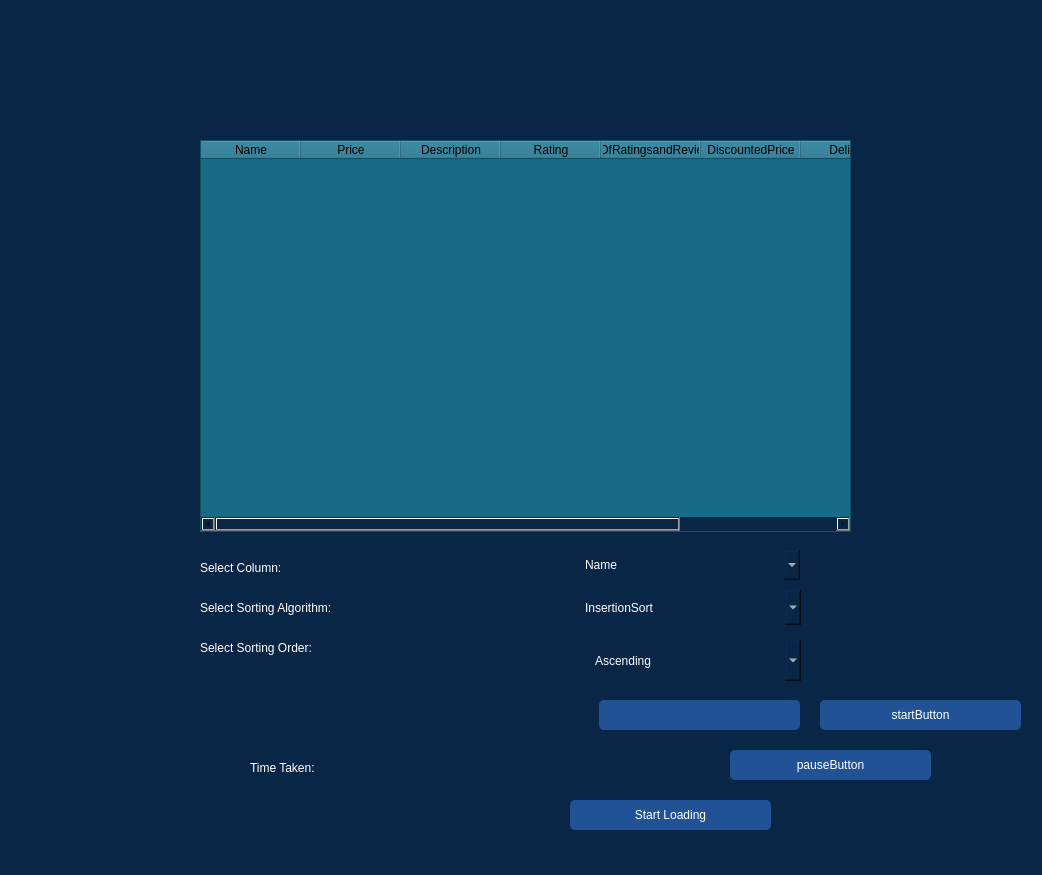
<?xml version="1.0" encoding="UTF-8"?>
<ui version="4.0">
 <class>Form</class>
 <widget class="QWidget" name="Form">
  <property name="geometry">
   <rect>
    <x>0</x>
    <y>0</y>
    <width>1042</width>
    <height>875</height>
   </rect>
  </property>
  <property name="windowTitle">
   <string>Form</string>
  </property>
  <property name="styleSheet">
   <string notr="true">background-color: rgb(10, 38, 71);</string>
  </property>
  <widget class="QTableWidget" name="tableWidget">
   <property name="geometry">
    <rect>
     <x>200</x>
     <y>140</y>
     <width>651</width>
     <height>392</height>
    </rect>
   </property>
   <property name="styleSheet">
    <string notr="true">background-color: rgb(23, 107, 135);
color: rgb(0, 0, 0);</string>
   </property>
   <column>
    <property name="text">
     <string>Name</string>
    </property>
   </column>
   <column>
    <property name="text">
     <string>Price</string>
    </property>
   </column>
   <column>
    <property name="text">
     <string>Description</string>
    </property>
   </column>
   <column>
    <property name="text">
     <string>Rating</string>
    </property>
   </column>
   <column>
    <property name="text">
     <string>NoOfRatingsandReviews</string>
    </property>
   </column>
   <column>
    <property name="text">
     <string>DiscountedPrice</string>
    </property>
   </column>
   <column>
    <property name="text">
     <string>Delivery</string>
    </property>
   </column>
   <column>
    <property name="text">
     <string>Percentageoff</string>
    </property>
   </column>
  </widget>
  <widget class="QLabel" name="timeLable">
   <property name="geometry">
    <rect>
     <x>480</x>
     <y>750</y>
     <width>220</width>
     <height>35</height>
    </rect>
   </property>
   <property name="styleSheet">
    <string notr="true">background-color: rgb(10, 38, 71);
border-color: qlineargradient(spread:pad, x1:0, y1:0, x2:1, y2:0, stop:0 rgba(24, 61, 61, 255), stop:0.471591 rgba(24, 61, 61, 255), stop:0.98 rgba(0, 0, 0, 255), stop:1 rgba(0, 0, 0, 0));
color: rgb(255, 255, 255);
font: 16pt &quot;Mongolian Baiti&quot;;
border-radius: 5px;


</string>
   </property>
   <property name="text">
    <string/>
   </property>
  </widget>
  <widget class="QComboBox" name="sortingMenu">
   <property name="geometry">
    <rect>
     <x>580</x>
     <y>590</y>
     <width>221</width>
     <height>35</height>
    </rect>
   </property>
   <property name="styleSheet">
    <string notr="true">color: rgb(255, 255, 255);
font: 16pt &quot;Mongolian Baiti&quot;;
border-radius: 5px;


</string>
   </property>
   <item>
    <property name="text">
     <string>InsertionSort</string>
    </property>
   </item>
   <item>
    <property name="text">
     <string>IndexSort</string>
    </property>
   </item>
   <item>
    <property name="text">
     <string>PancakeSort</string>
    </property>
   </item>
   <item>
    <property name="text">
     <string>SelectionSort</string>
    </property>
   </item>
   <item>
    <property name="text">
     <string>BubbleSort</string>
    </property>
   </item>
   <item>
    <property name="text">
     <string>MergeSort</string>
    </property>
   </item>
   <item>
    <property name="text">
     <string>QuickSort</string>
    </property>
   </item>
   <item>
    <property name="text">
     <string>HeapSort</string>
    </property>
   </item>
   <item>
    <property name="text">
     <string>CountingSort</string>
    </property>
   </item>
   <item>
    <property name="text">
     <string>RadixSort</string>
    </property>
   </item>
   <item>
    <property name="text">
     <string>BucketSort</string>
    </property>
   </item>
   <item>
    <property name="text">
     <string>CombSort</string>
    </property>
   </item>
   <item>
    <property name="text">
     <string>ShellSort</string>
    </property>
   </item>
   <item>
    <property name="text">
     <string>CockailSort</string>
    </property>
   </item>
  </widget>
  <widget class="QPushButton" name="sortButton">
   <property name="geometry">
    <rect>
     <x>599</x>
     <y>700</y>
     <width>201</width>
     <height>30</height>
    </rect>
   </property>
   <property name="styleSheet">
    <string notr="true">background-color: rgb(32, 82, 149);
color: rgb(255, 255, 255);
font: 16pt &quot;Mongolian Baiti&quot;;
border-radius: 5px;



</string>
   </property>
   <property name="text">
    <string/>
   </property>
  </widget>
  <widget class="QLabel" name="label_4">
   <property name="geometry">
    <rect>
     <x>200</x>
     <y>550</y>
     <width>351</width>
     <height>35</height>
    </rect>
   </property>
   <property name="styleSheet">
    <string notr="true">background-color: rgb(10, 38, 71);
border-color: qlineargradient(spread:pad, x1:0, y1:0, x2:1, y2:0, stop:0 rgba(24, 61, 61, 255), stop:0.471591 rgba(24, 61, 61, 255), stop:0.98 rgba(0, 0, 0, 255), stop:1 rgba(0, 0, 0, 0));
color: rgb(255, 255, 255);
font: 16pt &quot;Mongolian Baiti&quot;;
border-radius: 5px;


</string>
   </property>
   <property name="text">
    <string>Select Column:</string>
   </property>
  </widget>
  <widget class="QComboBox" name="columnBox">
   <property name="geometry">
    <rect>
     <x>580</x>
     <y>550</y>
     <width>220</width>
     <height>30</height>
    </rect>
   </property>
   <property name="styleSheet">
    <string notr="true">color: rgb(255, 255, 255);
font: 16pt &quot;Mongolian Baiti&quot;;
border-radius: 5px;


</string>
   </property>
   <item>
    <property name="text">
     <string>Name</string>
    </property>
   </item>
   <item>
    <property name="text">
     <string>Price</string>
    </property>
   </item>
   <item>
    <property name="text">
     <string>Description</string>
    </property>
   </item>
   <item>
    <property name="text">
     <string>Ratings</string>
    </property>
   </item>
   <item>
    <property name="text">
     <string>NoOfReviews</string>
    </property>
   </item>
   <item>
    <property name="text">
     <string>DiscountedPrice</string>
    </property>
   </item>
   <item>
    <property name="text">
     <string>Delivery</string>
    </property>
   </item>
   <item>
    <property name="text">
     <string>PercentageOff</string>
    </property>
   </item>
  </widget>
  <widget class="QComboBox" name="sortingType">
   <property name="geometry">
    <rect>
     <x>590</x>
     <y>640</y>
     <width>211</width>
     <height>41</height>
    </rect>
   </property>
   <property name="styleSheet">
    <string notr="true">color: rgb(255, 255, 255);
font: 16pt &quot;Mongolian Baiti&quot;;
border-radius: 5px;


</string>
   </property>
   <item>
    <property name="text">
     <string>Ascending</string>
    </property>
   </item>
   <item>
    <property name="text">
     <string>Descending</string>
    </property>
   </item>
  </widget>
  <widget class="QLabel" name="label_5">
   <property name="geometry">
    <rect>
     <x>200</x>
     <y>590</y>
     <width>351</width>
     <height>35</height>
    </rect>
   </property>
   <property name="styleSheet">
    <string notr="true">background-color: rgb(10, 38, 71);
border-color: qlineargradient(spread:pad, x1:0, y1:0, x2:1, y2:0, stop:0 rgba(24, 61, 61, 255), stop:0.471591 rgba(24, 61, 61, 255), stop:0.98 rgba(0, 0, 0, 255), stop:1 rgba(0, 0, 0, 0));
color: rgb(255, 255, 255);
font: 16pt &quot;Mongolian Baiti&quot;;
border-radius: 5px;


</string>
   </property>
   <property name="text">
    <string>Select Sorting Algorithm:</string>
   </property>
  </widget>
  <widget class="QLabel" name="label_6">
   <property name="geometry">
    <rect>
     <x>200</x>
     <y>630</y>
     <width>351</width>
     <height>35</height>
    </rect>
   </property>
   <property name="styleSheet">
    <string notr="true">background-color: rgb(10, 38, 71);
border-color: qlineargradient(spread:pad, x1:0, y1:0, x2:1, y2:0, stop:0 rgba(24, 61, 61, 255), stop:0.471591 rgba(24, 61, 61, 255), stop:0.98 rgba(0, 0, 0, 255), stop:1 rgba(0, 0, 0, 0));
color: rgb(255, 255, 255);
font: 16pt &quot;Mongolian Baiti&quot;;
border-radius: 5px;


</string>
   </property>
   <property name="text">
    <string>Select Sorting Order:</string>
   </property>
  </widget>
  <widget class="QLabel" name="label_7">
   <property name="geometry">
    <rect>
     <x>250</x>
     <y>750</y>
     <width>221</width>
     <height>35</height>
    </rect>
   </property>
   <property name="styleSheet">
    <string notr="true">background-color: rgb(10, 38, 71);
border-color: qlineargradient(spread:pad, x1:0, y1:0, x2:1, y2:0, stop:0 rgba(24, 61, 61, 255), stop:0.471591 rgba(24, 61, 61, 255), stop:0.98 rgba(0, 0, 0, 255), stop:1 rgba(0, 0, 0, 0));
color: rgb(255, 255, 255);
font: 16pt &quot;Mongolian Baiti&quot;;
border-radius: 5px;


</string>
   </property>
   <property name="text">
    <string>Time Taken:</string>
   </property>
  </widget>
  <widget class="QPushButton" name="pause">
   <property name="geometry">
    <rect>
     <x>730</x>
     <y>750</y>
     <width>201</width>
     <height>30</height>
    </rect>
   </property>
   <property name="styleSheet">
    <string notr="true">background-color: rgb(32, 82, 149);
color: rgb(255, 255, 255);
font: 16pt &quot;Mongolian Baiti&quot;;
border-radius: 5px;



</string>
   </property>
   <property name="text">
    <string>pauseButton</string>
   </property>
  </widget>
  <widget class="QPushButton" name="startButton">
   <property name="geometry">
    <rect>
     <x>820</x>
     <y>700</y>
     <width>201</width>
     <height>30</height>
    </rect>
   </property>
   <property name="styleSheet">
    <string notr="true">background-color: rgb(32, 82, 149);
color: rgb(255, 255, 255);
font: 16pt &quot;Mongolian Baiti&quot;;
border-radius: 5px;



</string>
   </property>
   <property name="text">
    <string>startButton</string>
   </property>
  </widget>
  <widget class="QPushButton" name="loading">
   <property name="geometry">
    <rect>
     <x>570</x>
     <y>800</y>
     <width>201</width>
     <height>30</height>
    </rect>
   </property>
   <property name="styleSheet">
    <string notr="true">background-color: rgb(32, 82, 149);
color: rgb(255, 255, 255);
font: 16pt &quot;Mongolian Baiti&quot;;
border-radius: 5px;



</string>
   </property>
   <property name="text">
    <string>Start Loading</string>
   </property>
  </widget>
 </widget>
 <resources/>
 <connections/>
</ui>
